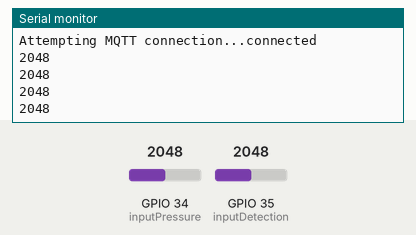
This sketch was run on a simulated ESP32. On the bench: the last lines printed to the serial monitor. The test bench sets the inputs (shaded band); at power-on: GPIO 34 (inputPressure) = 2048, GPIO 35 (inputDetection) = 2048. WiFi joins after 1.5 s; servers stay silent unless stated; random numbers use the default seed unless the sketch sets one; no MQTT or app messages arrive unless stated.

Above: at 2.7 s.
2.8 s: GPIO 34 (inputPressure) set to 1960
At 4.1 s:
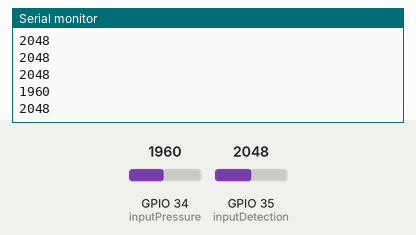
4.3 s: GPIO 35 (inputDetection) set to 2866
At 5.1 s:
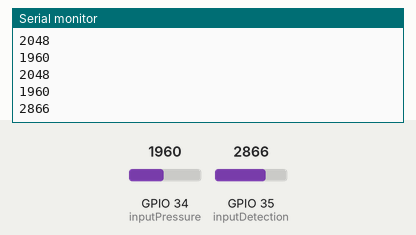
5.8 s: GPIO 34 (inputPressure) set to 2040
At 7.1 s:
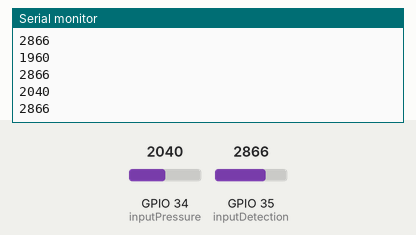
7.3 s: GPIO 35 (inputDetection) set to 3603
At 8.4 s:
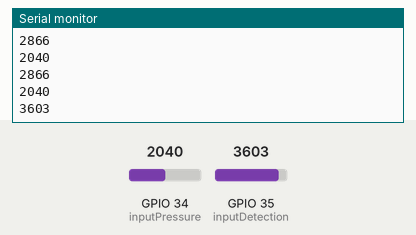
Timing chart, 0 to 9.8 s (numbered marks = the images above; inputs shaded):
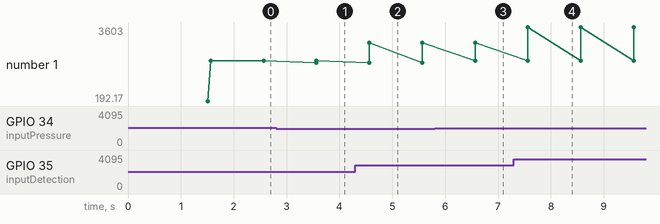

Measured:
- after the input at 2.8 s, the serial monitor: prints a new line after 0.77 s (image 1)
- after the input at 4.3 s, the serial monitor: prints a new line after 0.27 s (image 2)
- after the input at 5.8 s, the serial monitor: prints a new line after 0.77 s (image 3)
- after the input at 7.3 s, the serial monitor: prints a new line after 0.27 s (image 4)
- plotted number 1: 2048 → 2866 after the input at 4.3 s, 2866 → 3603 after the input at 7.3 s

The sketch:

sketch_oct12a.ino
```cpp
/*
  Basic ESP8266 MQTT example

  This sketch demonstrates the capabilities of the pubsub library in combination
  with the ESP8266 board/library.

  It connects to an MQTT server then:
  - publishes "hello world" to the topic "outTopic" every two seconds
  - subscribes to the topic "inTopic", printing out any messages
    it receives. NB - it assumes the received payloads are strings not binary
  - If the first character of the topic "inTopic" is an 1, switch ON the ESP Led,
    else switch it off

  It will reconnect to the server if the connection is lost using a blocking
  reconnect function. See the 'mqtt_reconnect_nonblocking' example for how to
  achieve the same result without blocking the main loop.

  To install the ESP8266 board, (using Arduino 1.6.4+):
  - Add the following 3rd party board manager under "File -> Preferences -> Additional Boards Manager URLs":
       http://arduino.esp8266.com/stable/package_esp8266com_index.json
  - Open the "Tools -> Board -> Board Manager" and click install for the ESP8266"
  - Select your ESP8266 in "Tools -> Board"

*/


#include <WiFi.h>
#include <PubSubClient.h>


// Update these with values suitable for your network.
const char* ssid = "jc";
const char* password = "juancarlos";
const char* mqtt_server = "damaso";
#define mqtt_port 1883
#define MQTT_USER "vperhmxp"
#define MQTT_PASSWORD "Zgc7-jpzdJ_v"
#define MQTT_SERIAL_PUBLISH_CH "/dsh/damaso/proactive/sensor"
#define MQTT_SERIAL_RECEIVER_CH "/icircuit/ESP32/serialdata/rx"
const int inputPressure = 34;
const int inputDetection = 35;
WiFiClient wifiClient;

PubSubClient client(wifiClient);

int inputPressureVal;
int inputDetectionVal;
bool isPerson;
bool playing;

void setup_wifi() {
    delay(10);
    // We start by connecting to a WiFi network
    Serial.println();
    Serial.print("Connecting to ");
    Serial.println(ssid);
    WiFi.begin(ssid, password);
    while (WiFi.status() != WL_CONNECTED) {
      delay(500);
      Serial.print(".");
    }
    randomSeed(micros());
    Serial.println("");
    Serial.println("WiFi connected");
    Serial.println("IP address: ");
    Serial.println(WiFi.localIP());
}

void reconnect() {
  // Loop until we're reconnected
  while (!client.connected()) {
    Serial.print("Attempting MQTT connection...");
    // Create a random client ID
    String clientId = "ESP32Client-";
    clientId += String(random(0xffff), HEX);
    // Attempt to connect
    if (client.connect(clientId.c_str(),MQTT_USER,MQTT_PASSWORD)) {
      Serial.println("connected");
      //Once connected, publish an announcement...
      //client.publish("/dsh/damaso/playing", "hello world");
      // ... and resubscribe
      client.subscribe(MQTT_SERIAL_RECEIVER_CH);
    } else {
      Serial.print("failed, rc=");
      Serial.print(client.state());
      Serial.println(" try again in 5 seconds");
      // Wait 5 seconds before retrying
      delay(5000);
    }
  }
}

void callback(char* topic, byte *payload, unsigned int length) {
    Serial.println("-------new message from broker-----");
    Serial.print("channel:");
    Serial.println(topic);
    Serial.print("data:");
    Serial.write(payload, length);
    Serial.println();
}

void setup() {
  Serial.begin(115200);
  isPerson = false;
  playing = false;
  inputPressureVal = 0;
  inputDetectionVal = 0;
  pinMode(inputPressure, INPUT);
  pinMode(inputDetection, INPUT);

  Serial.setTimeout(1000);// Set time out for
  setup_wifi();
  client.setServer(mqtt_server, mqtt_port);
  client.setCallback(callback);
  randomSeed(analogRead(0));
  reconnect();
}

void publishSerialData(char *serialData){
  if (!client.connected()) {
    reconnect();
  }
  client.publish(MQTT_SERIAL_PUBLISH_CH, serialData);
}
void loop() {
  inputPressureVal = analogRead(inputPressure);
  inputDetectionVal = analogRead(inputDetection);
  Serial.println(inputPressureVal);
  Serial.println(inputDetectionVal);
  if(isPerson){
    if(!detectIfPersonOnTheRoom(inputDetectionVal) && !detectIfPersonSeated(inputPressureVal)){
      publishSerialData("OFF");
      isPerson = false;
      }
  }
  else{
    if(detectIfPersonSeated(inputPressureVal)){
        isPerson = true;
        publishSerialData("ON");
      }
    }
  delay(1000);
 }

bool detectIfPersonSeated(int inputPressureValue){
  return inputPressureValue > 2000;
}

bool detectIfPersonOnTheRoom(int inputDetectionValue){
  return inputDetectionValue > 0;
}
```
